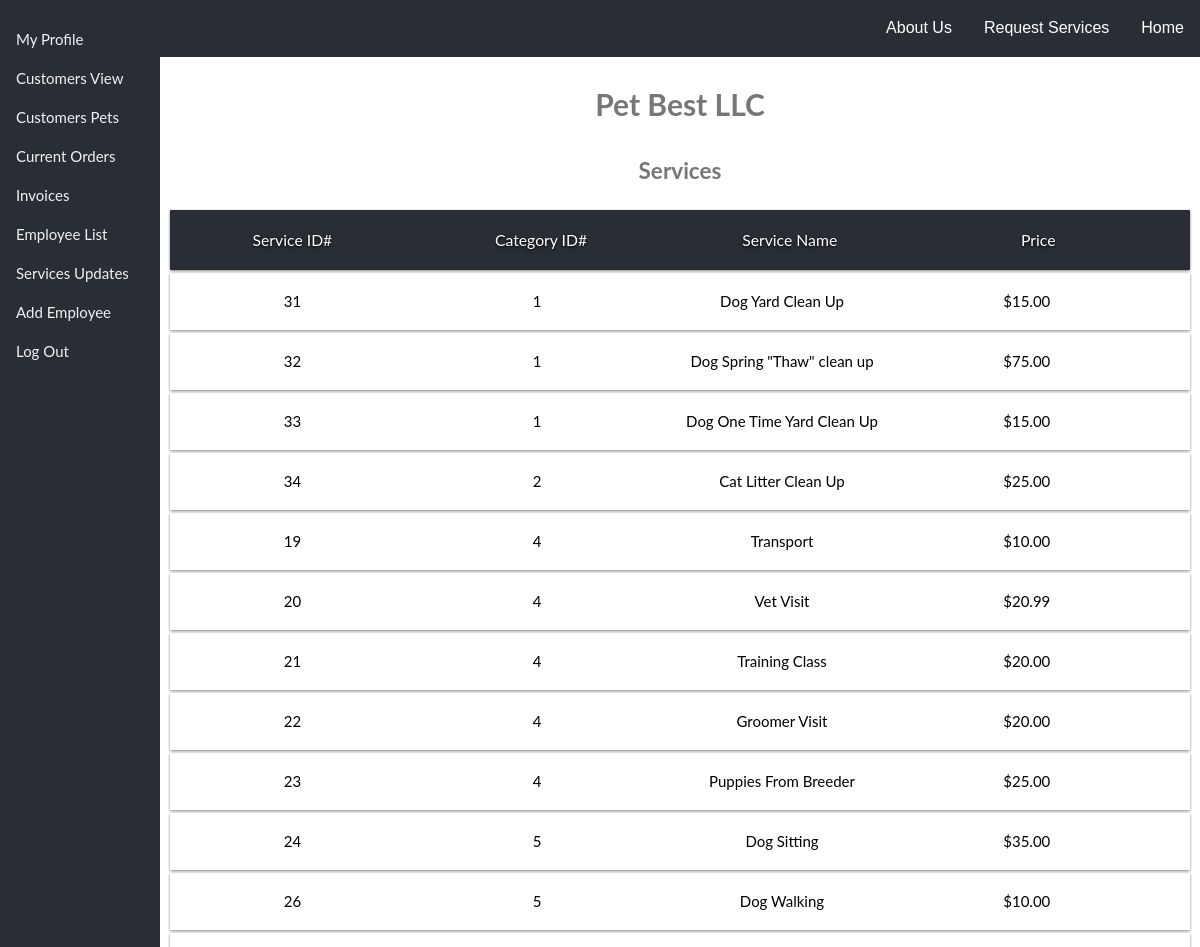
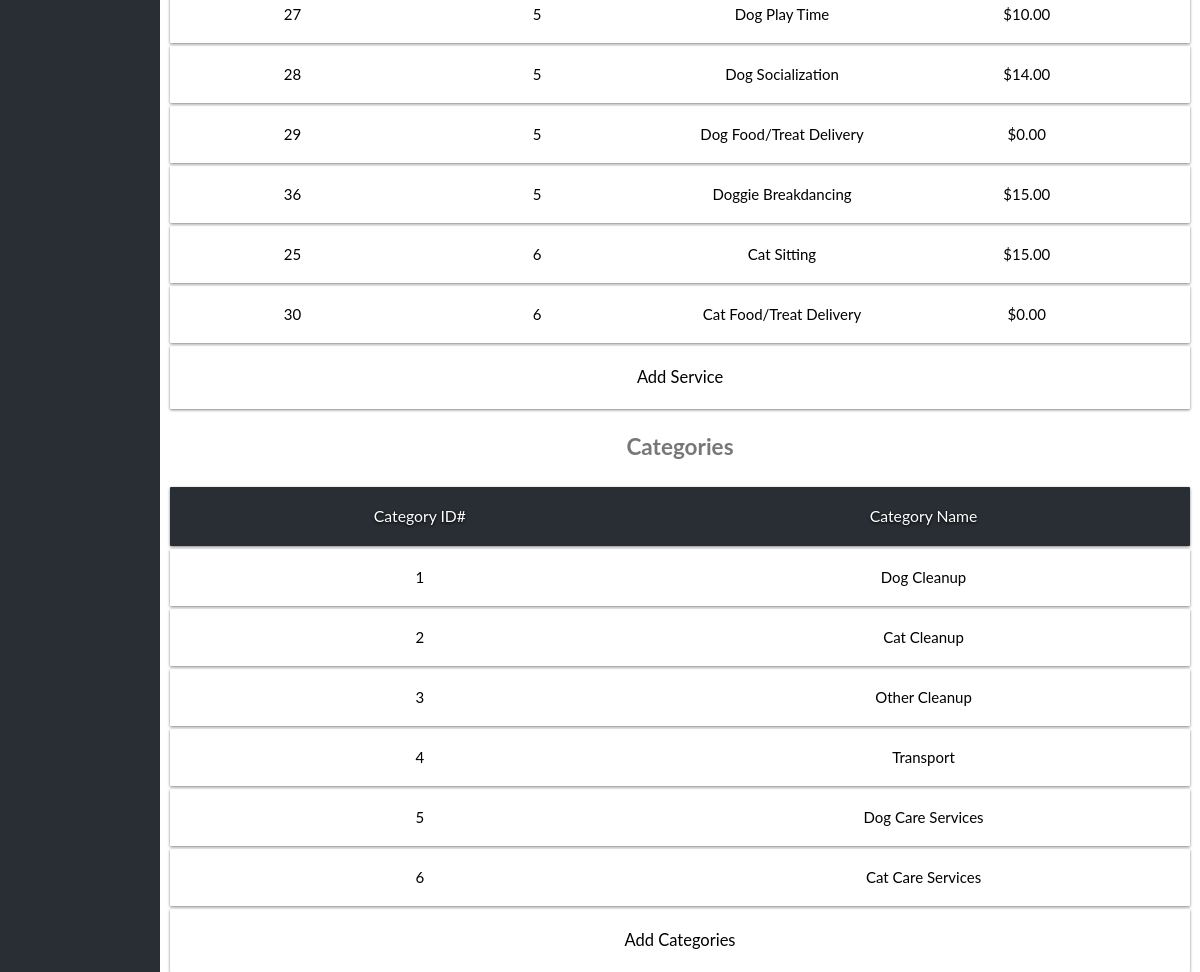
/Website/website-master/serviceupdate.php (signed in), run on the app's committed database (2 pictures, top to bottom).
### tables this page shows
CREATE TABLE `services` (
  `serviceID` int(10) unsigned NOT NULL AUTO_INCREMENT,
  `categoryID` int(10) unsigned NOT NULL,
  `servicename` varchar(255) NOT NULL,
  `description` varchar(535) NOT NULL,
  `dateadded` date NOT NULL,
  `price` decimal(10,2) NOT NULL,
  PRIMARY KEY (`serviceID`),
  KEY `categoryID` (`categoryID`),
  CONSTRAINT `services_ibfk_1` FOREIGN KEY (`categoryID`) REFERENCES `categories` (`categoryID`)
);

CREATE TABLE `categories` (
  `categoryID` int(10) unsigned NOT NULL AUTO_INCREMENT,
  `categoryname` varchar(255) NOT NULL,
  PRIMARY KEY (`categoryID`)
);

### Website/website-master/src/Database.php (called while the page is built, shortened)
<?php
class Database implements DatabaseInterface {
  private $pdo;
  public static function create(PDO $pdo) {
    return new static($pdo);
  }
  public function __construct(PDO $pdo) {
    $this->pdo = $pdo;
  }
  public function showAllServices(){
    $selectStatement = "SELECT * FROM services ORDER BY categoryID ASC";
    $statement = $this->pdo->prepare($selectStatement);
    $statement->execute();
    $servicesAndCategories['services'] = $statement->fetchAll(PDO::FETCH_CLASS, '\stdClass');
    $selectStatement = "SELECT * FROM categories";
    $statement = $this->pdo->prepare($selectStatement);
    $statement->execute();
    $servicesAndCategories['categories'] = $statement->fetchAll(PDO::FETCH_CLASS, '\stdClass');
    return $servicesAndCategories;
  }
}

### Website/website-master/common.php (called while the page is built, shortened)
<?php
$dsn = "mysql:host=" . DB_HOST . ";dbname=" . DB_NAME . ";charset=utf8mb4;";
$driver_options = [
  PDO::ATTR_ERRMODE => PDO::ERRMODE_EXCEPTION,
];
$pdo = new PDO($dsn, DB_USER, DB_PASS, $driver_options);
$database = Database::create($pdo);
?>

### Website/website-master/serviceupdate.php (the view, shortened to what this page needs)
<?php
require_once('common.php');
if (isset($_SESSION['userInfo'])) {
  $userInfo = $_SESSION['userInfo'];
  if ($userInfo->privileges == 'Admin') {
    $servicesAndCategories = $database->showAllServices();
    $services = $servicesAndCategories['services'];
    $categories = $servicesAndCategories['categories'];
  }
}
?>
<!DOCTYPE HTML>
<HTML lang="en">
<head>
  <link rel="stylesheet" type="text/css" href="css/bestPet.css">
  <link rel="stylesheet" type="text/css" href="css/sideBar.css">
</head>
<body>
  <?php require_once("menu.php") ?>
  <?php require_once("sideBar.php") ?>
  <div class="main">
    <?php if (isset($userInfo)) : ?>
      <div id="flex-card">
        <div class="card">
          <h1 style="text-align:center;">Pet Best LLC</h1>
          <?php if (isset($services)) : ?>
            <h2 style="text-align:center;">Services</h2>
            <div class="service-bar-title">
              <p>Service ID#</p>
              <p>Category ID#</p>
              <p>Service Name</p>
              <p>Price</p>
            </div>
            <?php foreach ($services as $value) : ?>
              <a href="editService.php?s=<?php echo $value->serviceID; ?>">
                <div class="service-bar">
                  <p><?php echo $value->serviceID; ?></p>
                  <p><?php echo $value->categoryID; ?></p>
                  <p><?php echo $value->servicename; ?></p>
                  <p><?php echo "$" . $value->price; ?></p>
                </div>
              </a>
            <?php endforeach; ?>
            <a href="editService.php">
              <div class="service-bar">
                <p style="width:inherit;font-size:1.1em;">Add Service</p>
              </div>
            </a>
          <?php endif; ?>
          <?php if (isset($categories)) : ?>
            <h2 style="text-align:center;">Categories</h2>
            <div class="categories-bar-title">
              <p>Category ID#</p>
              <p>Category Name</p>
            </div>
            <?php foreach ($categories as $value) : ?>
              <a href="editCategories.php?s=<?php echo $value->categoryID; ?>">
                <div class="categories-bar">
                  <p><?php echo $value->categoryID; ?></p>
                  <p><?php echo $value->categoryname; ?></p>
                </div>
              </a>
              <?php endforeach; ?>
              <a href="editCategories.php">
                <div class="service-bar">
                  <p style="width:inherit;font-size:1.1em;">Add Categories</p>
                </div>
              </a>
            <?php endif; ?>
        </div>
      </div>
    <?php endif; ?>
</body>
</HTML>

### Website/website-master/css/bestPet.css (style rules this page uses)
body, html { height: 100%; margin: 0; color: #777; font: 400 15px/1.8 "lato", sans-serif; }
.AddEmployeeCard label, p { text-align: center; }
.service-bar-title { width: 100%; box-shadow: 0px 1px 3px grey; margin-bottom: 3px; border-radius: 1px; background-color: #292E34; }
.service-bar-title > p { display: inline-block; width: 24%; text-align: center; color: white; text-shadow: 0px 1px 3px black; font-size: 1.05em; }
.service-bar { width: 100%; box-shadow: 0px 1px 3px grey; margin-bottom: 3px; border-radius: 1px; transition: all .6s ease; transform: scale(1); display: flex; align-items: center; }
.service-bar > p { display: inline-block; width: 24%; text-align: center; color: black; }
.categories-bar-title { width: 100%; box-shadow: 0px 1px 3px grey; margin-bottom: 3px; border-radius: 1px; background-color: #292E34; }
.categories-bar-title > p { display: inline-block; width: 49%; text-align: center; color: white; text-shadow: 0px 1px 3px black; font-size: 1.05em; }
.categories-bar { width: 100%; box-shadow: 0px 1px 3px grey; margin-bottom: 3px; border-radius: 1px; transition: all .6s ease; transform: scale(1); }
a { text-decoration: none; }
.categories-bar > p { display: inline-block; width: 49%; text-align: center; color: black; }

### Website/website-master/css/sideBar.css (style rules this page uses)
body { font-family: "Lato", sans-serif; }
.main { margin-left: 160px; font-size: inherit; padding: 0px 10px; }

### data on the page
services: serviceID "31", categoryID "1", servicename "Dog Yard Clean Up", price "15.00"
services: serviceID "32", categoryID "1", servicename "Dog Spring \"Thaw\" clean up", price "75.00"
services: serviceID "33", categoryID "1", servicename "Dog One Time Yard Clean Up", price "15.00"
services: serviceID "34", categoryID "2", servicename "Cat Litter Clean Up", price "25.00"
services: serviceID "19", categoryID "4", servicename "Transport", price "10.00"
services: serviceID "20", categoryID "4", servicename "Vet Visit", price "20.99"
services: serviceID "21", categoryID "4", servicename "Training Class", price "20.00"
services: serviceID "22", categoryID "4", servicename "Groomer Visit", price "20.00"
services: serviceID "23", categoryID "4", servicename "Puppies From Breeder", price "25.00"
services: serviceID "24", categoryID "5", servicename "Dog Sitting", price "35.00"
services: serviceID "26", categoryID "5", servicename "Dog Walking", price "10.00"
services: serviceID "27", categoryID "5", servicename "Dog Play Time", price "10.00"
services: serviceID "28", categoryID "5", servicename "Dog Socialization", price "14.00"
services: serviceID "29", categoryID "5", servicename "Dog Food/Treat Delivery", price "0.00"
services: serviceID "36", categoryID "5", servicename "Doggie Breakdancing", price "15.00"
services: serviceID "25", categoryID "6", servicename "Cat Sitting", price "15.00"
services: serviceID "30", categoryID "6", servicename "Cat Food/Treat Delivery", price "0.00"
categories: categoryID "1", categoryname "Dog Cleanup"
categories: categoryID "2", categoryname "Cat Cleanup"
categories: categoryID "3", categoryname "Other Cleanup"
categories: categoryID "4", categoryname "Transport"
categories: categoryID "5", categoryname "Dog Care Services"
categories: categoryID "6", categoryname "Cat Care Services"
